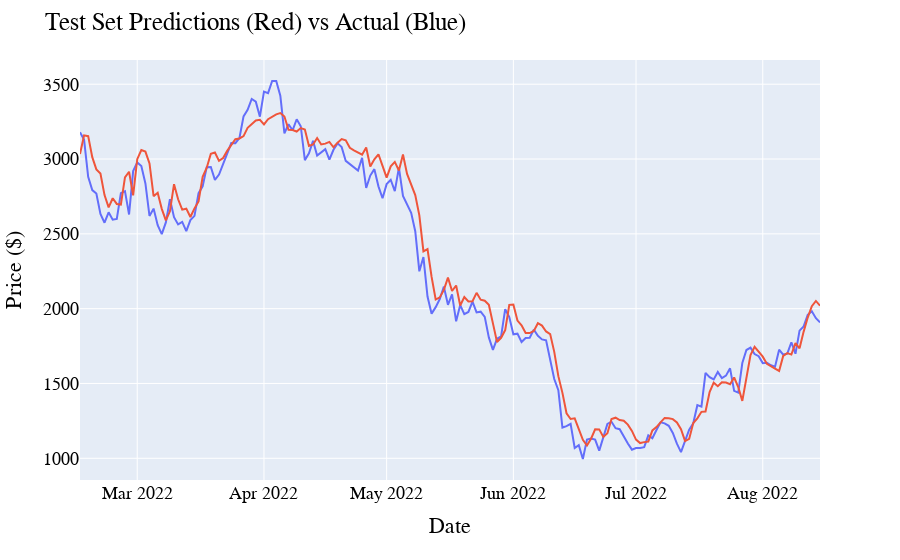

The notebook cell this image was saved under:
### Code cell
#plotly graph of test set 


fig = px.line(x=dates_test, y=[y_test, test_predictions],labels={'wide_variable_0':'Test Predictions', 'wide_variable_1':'Test Observations'})

fig.update_layout(
    title="Test Set Predictions (Red) vs Actual (Blue)",
    xaxis_title="Date",
    yaxis_title="Price ($)",
    font=dict(
        family="Arial, monospace",
        size=18,
        color="Black"
    )
)

fig.update_layout(legend_title_text = "Plots")
fig.update_traces(showlegend=False)
fig.show()

### Figure 1 — Plotly figure (JSON) as saved in the notebook; plotly's stock layout.template omitted (floating-point values rounded to 4 significant figures; data arrays with more than 128 entries replaced by an {"elided": "..."} marker saying what was removed)
{"data": [{"hovertemplate": "variable=wide_variable_0<br>x=%{x}<br>value=%{y}<extra></extra>", "legendgroup": "wide_variable_0", "line": {"color": "#636efa", "dash": "solid"}, "marker": {"symbol": "circle"}, "mode": "lines", "name": "wide_variable_0", "orientation": "v", "showlegend": false, "type": "scatter", "x": {"elided": "182 str values"}, "xaxis": "x", "y": {"elided": "182 float values"}, "yaxis": "y"}, {"hovertemplate": "variable=wide_variable_1<br>x=%{x}<br>value=%{y}<extra></extra>", "legendgroup": "wide_variable_1", "line": {"color": "#EF553B", "dash": "solid"}, "marker": {"symbol": "circle"}, "mode": "lines", "name": "wide_variable_1", "orientation": "v", "showlegend": false, "type": "scatter", "x": {"elided": "182 str values"}, "xaxis": "x", "y": {"elided": "182 float values"}, "yaxis": "y"}], "layout": {"font": {"color": "Black", "family": "Arial, monospace", "size": 18}, "legend": {"title": {"text": "Plots"}, "tracegroupgap": 0}, "margin": {"t": 60}, "title": {"text": "Test Set Predictions (Red) vs Actual (Blue)"}, "xaxis": {"anchor": "y", "domain": [0, 1], "title": {"text": "Date"}}, "yaxis": {"anchor": "x", "domain": [0, 1], "title": {"text": "Price ($)"}}}}
